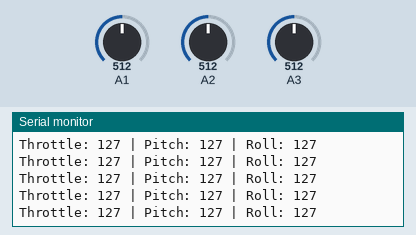
This sketch was run on a simulated Arduino Nano, built with avr-gcc and run on an emulated ATmega328P. Parts: the last lines printed to the serial monitor. The test bench sets the inputs (shaded band); at power-on: A1 = 512, A2 = 512, A3 = 512. No radio packets arrive unless stated.

Above: at 1.2 s.
1.3 s: A1 set to 716
At 1.34 s:
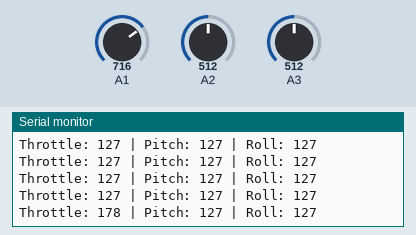
2.8 s: A2 set to 716
At 2.82 s:
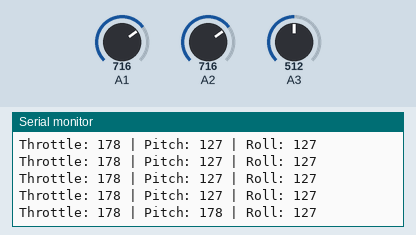
4.3 s: A3 set to 716
At 4.35 s:
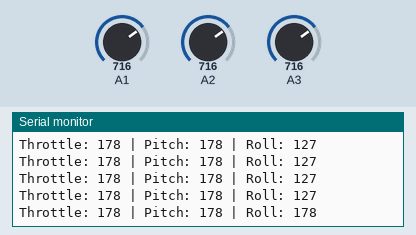
5.8 s: A1 set to 900
At 5.82 s:
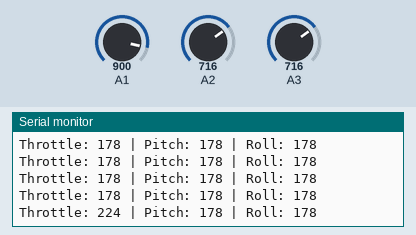
7.3 s: A2 set to 900
At 7.3 s:
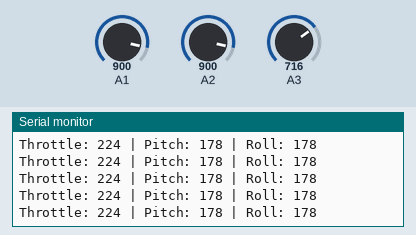
8.8 s: A3 set to 900
At 8.83 s:
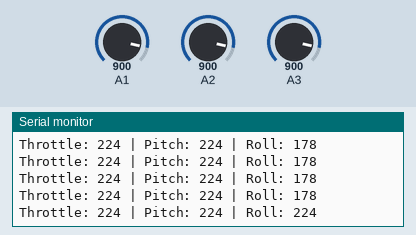
Timing chart, 0 to 11.3 s (numbered marks = the images above; inputs shaded):
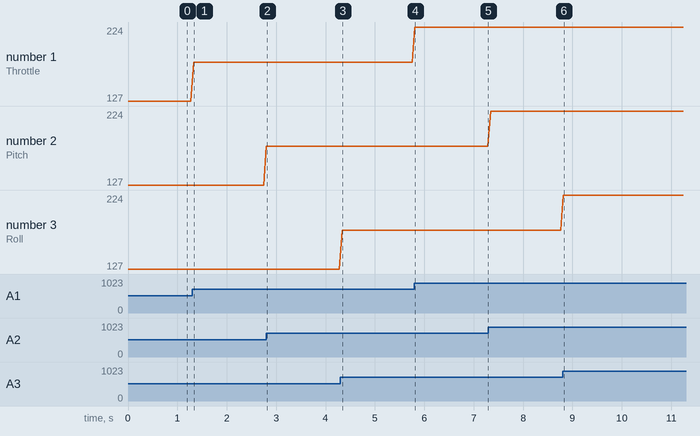

Measured:
- after the input at 1.3 s, the serial monitor: prints a new line at once (image 1)
- after the input at 2.8 s, the serial monitor: prints a new line at once (image 2)
- after the input at 4.3 s, the serial monitor: prints a new line at once (image 3)
- after the input at 5.8 s, the serial monitor: prints a new line at once (image 4)
- after the input at 8.8 s, the serial monitor: prints a new line at once (image 6)
- plotted number 1: 127 → 178 after the input at 1.3 s, 178 → 224 after the input at 5.8 s

The sketch:

Emetteur.ino
```cpp
/*
  Emetteur pour ROV avec Arduino Nano et NRF24L01
  - Joystick GAUCHE (Y) → Gaz (throttle)
  - Joystick DROIT (Y) → Profondeur (pitch)
  - Joystick DROIT (X) → Gouvernail (roll)

  PCB connectés aux broches analogiques :
  - Joystick GAUCHE : A0 (Y), A1 (X)
  - Joystick DROIT : A2 (Y), A3 (X)

  Le code mappe les valeurs des joysticks de 0-1023 à 0-255 pour les envoyer via le module NRF24L01.
*/
#include <SPI.h>
#include <nRF24L01.h>
#include <RF24.h>

const uint64_t pipeOut = 0xABCDABCD71LL; // Adresse radio (doit être la même que le récepteur)
RF24 radio(9, 10); // CE, CSN

struct Signal {
  byte throttle;  // Gaz (Joystick GAUCHE, haut/bas)
  byte pitch;     // Profondeur (Joystick DROIT, haut/bas)
  byte roll;      // Gouvernail (Joystick DROIT, gauche/droite)
  byte yaw;       // Non utilisé (peut être utilisé pour un 4ème canal)
  byte aux1;      // Non utilisé
  byte aux2;      // Non utilisé
};
Signal data;

void ResetData() {
  data.throttle = 0;    // Gaz à 0 (moteur arrêté)
  data.pitch = 127;     // Profondeur centrée
  data.roll = 127;      // Gouvernail centré
  data.yaw = 127;       // Non utilisé
  data.aux1 = 0;
  data.aux2 = 0;
}

void setup() {
  Serial.begin(115200); //115200
  radio.begin();
  radio.openWritingPipe(pipeOut);
  radio.setChannel(100);
  radio.setAutoAck(false);
  radio.setDataRate(RF24_250KBPS); // Pour une communication plus stable
  radio.setPALevel(RF24_PA_MAX);    // Puissance maximale pour une meilleure portée
  radio.stopListening();
  ResetData();
}

// Fonction pour mapper les valeurs des joysticks (0-1023 → 0-255)
int mapJoystick(int val, int lower, int middle, int upper) {
  val = constrain(val, lower, upper);
  if (val < middle) {
    return map(val, lower, middle, 0, 127); // De 0 à 127 (centre)
  } else {
    return map(val, middle, upper, 127, 255); // De 127 à 255
  }
}

void loop() {
  // Joystick GAUCHE (haut/bas) → Gaz (throttle)
  // Supposons que le joystick GAUCHE est branché sur A2 (Y) et A3 (X)
  // Ici, on utilise A2 pour le gaz (haut/bas)
  data.throttle = mapJoystick(analogRead(A1), 0, 512, 1023); // A1 depuis amélioration pcb

  // Joystick DROIT (haut/bas) → Profondeur (pitch)
  // Supposons que le joystick DROIT est branché sur A0 (Y) et A1 (X)
  data.pitch = mapJoystick(analogRead(A2), 0, 512, 1023);

  // Joystick DROIT (gauche/droite) → Gouvernail (roll)
  data.roll = mapJoystick(analogRead(A3), 0, 512, 1023);

  // Envoi des données
  if (radio.write(&data, sizeof(Signal))) {
    Serial.print("Throttle: ");
    Serial.print(data.throttle);
    Serial.print(" | Pitch: ");
    Serial.print(data.pitch);
    Serial.print(" | Roll: ");
    Serial.println(data.roll);
  }
  delay(50); // Envoi toutes les 50ms
}
```
